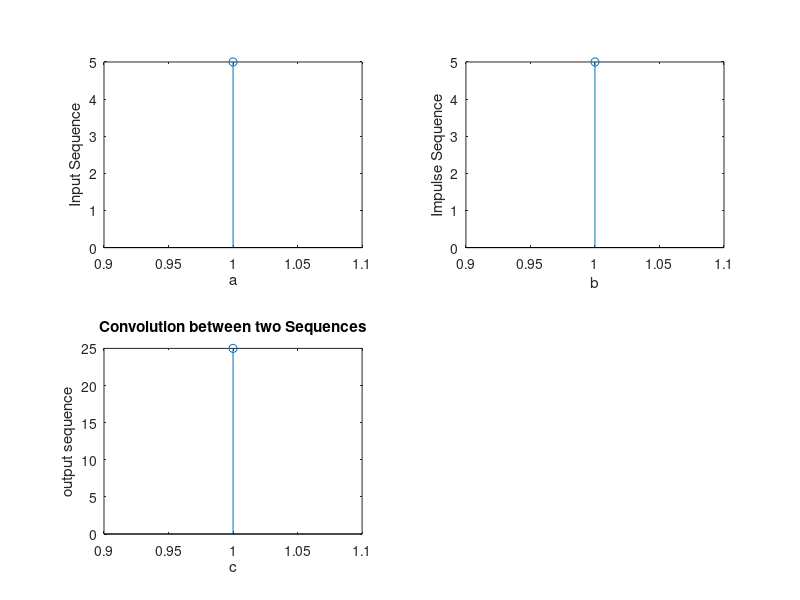

Recreate this plot in MATLAB.
clc
clear all
x=input('enter the first sequence') 
%enter the first sequence[1 2 3 4] 
h=input('enter the second sequence') 
%enter the second sequence[1 1 1 1] 
%y=xcorr(x,h); 
y=conv(x,h);
subplot(2,2,1); 
stem(x); 
xlabel('a'); 
ylabel('Input Sequence'); 
subplot(2,2,2); 
stem(h); 
xlabel('b'); 
ylabel('Impulse Sequence'); 
subplot(2,2,3); 
stem(y); 
xlabel('c'); 
ylabel('output sequence'); 
title('Convolution between two Sequences');